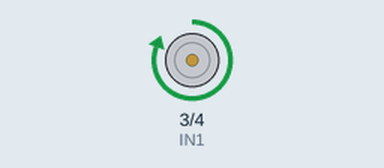
Simulated run of this sketch. Board: Arduino Uno, built with avr-gcc and run on an emulated ATmega328P. Parts: motor-driver pin pairs drawn as motors (green arrow = first pin HIGH = forward, orange = second pin HIGH = backward, longer = more drive, scaled by the enable pin). What the sketch prints to the serial monitor is not drawn.

Above: at 2.2 s.
At 6.2 s:
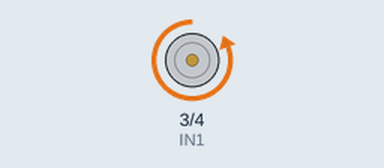
Timing chart, 0 to 10.4 s (numbered marks = the images above):
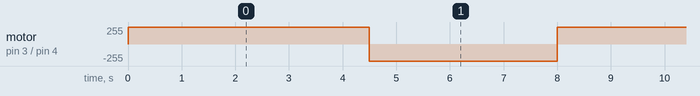

Measured:
- by itself, motor on pin 3 (IN1) / pin 4 (IN2): alternates forward 255/255 for 4.5 s and backward 255/255 for 3.5 s

The sketch:

code_test_v1.ino
```cpp
//modification 1 blanc sur jaune
#define IN1 3
#define IN2 4
#define EN1 2
int Avancer (){
  digitalWrite(IN1, HIGH);
  digitalWrite(IN2, LOW);
  analogWrite(EN1, 255);
  delay(3500);

}
int Reculer (){
  digitalWrite(IN1, LOW);
  digitalWrite(IN2, HIGH);
  analogWrite(EN1, 255);
  delay(3500);

}

void setup() {
  Serial.begin(9600);
  pinMode(IN1, OUTPUT);
  pinMode(IN2, OUTPUT);
  pinMode(EN1, OUTPUT);
  Serial.println("Initialisation");

}

void loop() {
  Avancer();
  delay(1000);
  Reculer();
}
```
